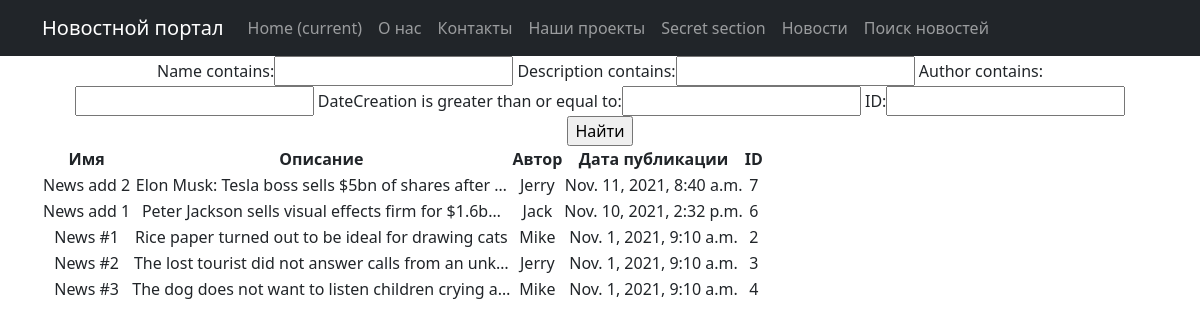
The app's page /news/search/ with its own data.
### newsapp/models.py (models this page shows, shortened)
class NewsModel(models.Model):
    name = models.CharField(max_length=150,unique=True)
    description = models.TextField()
    author = models.CharField(max_length=50)
    dateCreation = models.DateTimeField(auto_now_add=True)

### newsapp/views.py (the view)
# urls.py: path('search/', NewsSearch.as_view()),
class NewsSearch(ListView):
    model = NewsModel
    template_name = 'flatpages/news_search.html'
    context_object_name = 'search'
    queryset = NewsModel.objects.order_by('-dateCreation')
    def get_context_data(self, **kwargs):
        context = super().get_context_data(**kwargs)
        context['filter'] = NewsFilter(self.request.GET,
                                          queryset=self.get_queryset())
        return context

### newsapp/templatetags/newsapp_filters.py (called while the page is built)
@register.filter(name='censor')
def censor(value):
    text = value.split()
    for word in text:
        if word.lower() in stop_words:
            value = value.replace(word, '****')
    return value

### templates/flatpages/news_search.html (shortened to what this page needs)
{% extends 'flatpages/default.html' %}
{% load newsapp_filters %}
{% block content %}
<form method="GET">
    {{ filter.form }}
    <input type="submit" value="Найти">
</form>
<table>
    <thead>
        <th>
            Имя
        </th>
        <th>
            Описание
        </th>
        <th>
            Автор
        </th>
        <th>
            Дата публикации
        </th>
        <th>
            ID
        </th>
    </thead>
    {% for news in filter.qs %}
    <tr>
                <td>
                    {{ news.name|censor }}
                </td>
                <td>
                    {{ news.description|truncatechars:50|censor }}
                </td>
                <td>
                    {{ news.author }}
                </td>
                <td>
                    {{ news.dateCreation }}
                </td>
                <td>
                    {{ news.id }}
                </td>
            </tr>
    {% endfor %}
</table>
{% endblock content %}

### templates/flatpages/default.html (shortened to what this page needs)
<!DOCTYPE html>
<html lang="en">
    <head>
        {% load static %}
        <link href="{% static 'css/styles.css' %}" rel="stylesheet" />
    </head>
    <body>
        <nav class="navbar navbar-expand-lg navbar-dark bg-dark static-top">
   <div class="container">
       <a class="navbar-brand" href="#">Новостной портал</a>
              <div class="collapse navbar-collapse" id="navbarResponsive">
           <ul class="navbar-nav ml-auto">
               <li class="nav-item active">
                   <a class="nav-link" href="#">Home
                       <span class="sr-only">(current)</span>
                   </a>
               </li>
               <li class="nav-item">
                   <a class="nav-link" href="/about/">О нас</a>
               </li>
               <li class="nav-item">
                   <a class="nav-link" href="/contacts/">Контакты</a>
               </li>
               <li class="nav-item">
                   <a class="nav-link"  href="/projects/">Наши проекты</a>
               <li class="nav-item">
                    <a class="nav-link"  href="/secret/">Secret section</a>
               <li class="nav-item">
                    <a class="nav-link"  href="/news/">Новости</a>
               <li class="nav-item">
                    <a class="nav-link"  href="/news/search">Поиск новостей</a>
               </li>
           </ul>
       </div>
   </div>
</nav>
                <div class="container">
   <div class="row">
       <div class="col-lg-12 text-center">
           {% block content %}{% endblock content %}
       </div>
   </div>
</div>
    </body>
</html>

### records on screen
NewsModel: name|censor "News add 2", description|censor "Elon Musk: Tesla boss sells $5bn of shares after …", author "Jerry", dateCreation "Nov. 11, 2021, 8:40 a.m.", id "7"
NewsModel: name|censor "News add 1", description|censor "Peter Jackson sells visual effects firm for $1.6b…", author "Jack", dateCreation "Nov. 10, 2021, 2:32 p.m.", id "6"
NewsModel: name|censor "News #1", description|censor "Rice paper turned out to be ideal for drawing cats", author "Mike", dateCreation "Nov. 1, 2021, 9:10 a.m.", id "2"
NewsModel: name|censor "News #2", description|censor "The lost tourist did not answer calls from an unk…", author "Jerry", dateCreation "Nov. 1, 2021, 9:10 a.m.", id "3"
NewsModel: name|censor "News #3", description|censor "The dog does not want to listen children crying a…", author "Mike", dateCreation "Nov. 1, 2021, 9:10 a.m.", id "4"
